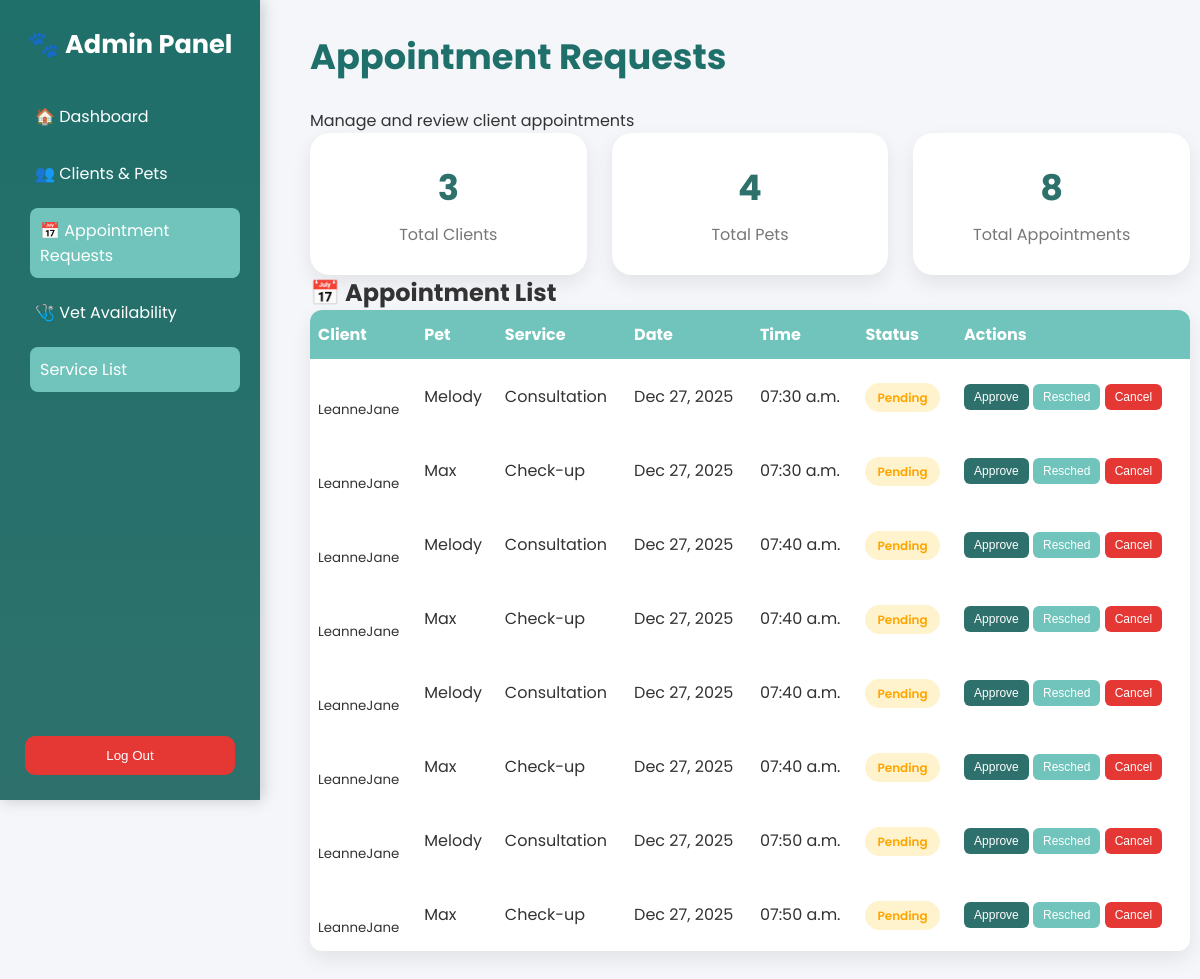
Page /appointment-requests/ on the earlier database version.
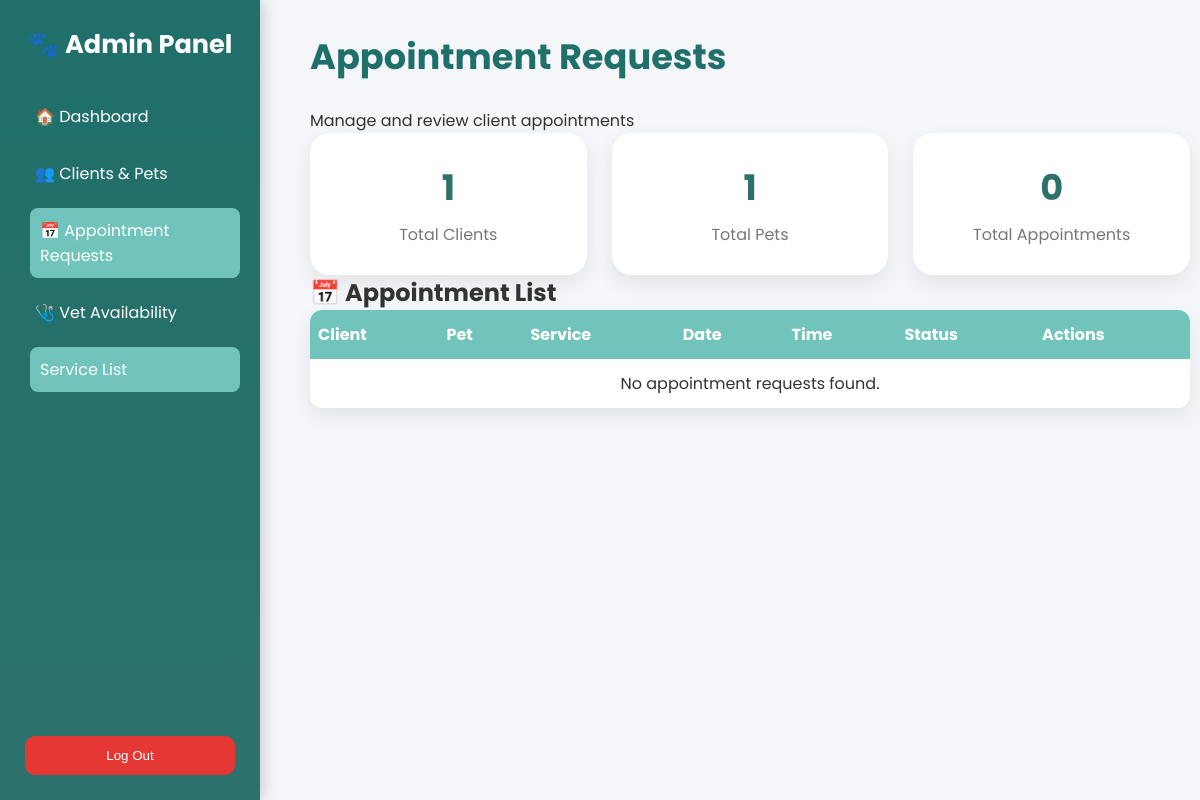
Same page on the later database version.
### main/models.py (models this page shows, shortened)
class Appointment(models.Model):
    APPOINTMENT_TYPES = [
        ('Vaccination', 'Vaccination'),
        ('Grooming', 'Grooming'),
        ('Check-up', 'Check-up'),
        ('Consultation', 'Consultation'),
    ]
    STATUS_CHOICES = [
        ('Pending', 'Pending'),
        ('Approved', 'Approved'),
        ('Rejected', 'Rejected'),
    ]
    PAYMENT_STATUS = [
        ('Unpaid', 'Unpaid'),
        ('Paid', 'Paid'),
    ]
    user = models.ForeignKey(User, on_delete=models.CASCADE)
    pet = models.ForeignKey(
        Pet,
        on_delete=models.SET_NULL,
        null=True,
        blank=True,
        related_name='appointments'
    )
    date = models.DateField()
    time = models.TimeField()
    appointment_type = models.CharField(
        max_length=20,
        choices=APPOINTMENT_TYPES
    )
    notes = models.TextField(blank=True)
    status = models.CharField(
        max_length=20,
        choices=STATUS_CHOICES,
        default='Pending'
    )
    payment_status = models.CharField(
        max_length=10,
        choices=PAYMENT_STATUS,
        default='Unpaid'
    )
    created_at = models.DateTimeField(auto_now_add=True)
    class Meta:
        ordering = ['date', 'time']

class Pet(models.Model):
    owner = models.ForeignKey(User, on_delete=models.CASCADE)
    name = models.CharField(max_length=100)
    species = models.CharField(max_length=50)
    breed = models.CharField(max_length=100, blank=True, null=True)
    gender = models.CharField(max_length=10)
    color = models.CharField(max_length=50, blank=True, null=True)
    birthday = models.DateField(blank=True, null=True)
    age = models.PositiveIntegerField(default=0)
    weight = models.DecimalField(max_digits=5, decimal_places=2, blank=True, null=True)
    image = models.ImageField(upload_to='pets/', blank=True, null=True)
    is_active = models.BooleanField(default=True)  # Soft-delete flag

### main/views.py (the view)
# urls.py: path('appointment-requests/', views.appointment_requests, name='appointment_requests'),
def appointment_requests(request):
    appointments = Appointment.objects.select_related('user', 'pet').all().order_by('-date', 'time')
    total_users = User.objects.filter(is_staff=False).count()
    total_pets = Pet.objects.count()
    total_appointments = appointments.count()
    context = {
        'appointments': appointments,
        'total_users': total_users,
        'total_pets': total_pets,
        'total_appointments': total_appointments
    }
    return render(request, 'admin/appointment_requests.html', context)

### main/templates/admin/appointment_requests.html (shortened to what this page needs)
{% load static %}
<!DOCTYPE html>
<html lang="en">
<head>
    <link rel="stylesheet" href="{% static 'css/admin/admin_dashboard.css' %}">
    <link rel="stylesheet" href="{% static 'css/admin/appointment_list.css' %}">
</head>
<body>
<div class="sidebar">
    <div>
        <h2>🐾 Admin Panel</h2>
        <div class="nav-links">
            <a href="{% url 'admin_dashboard' %}">🏠 Dashboard</a>
            <a href="{% url 'clients_pets' %}">👥 Clients & Pets</a>
            <a href="{% url 'appointment_requests' %}" class="active">📅 Appointment Requests</a>
            <a href="{% url 'vet_availability_admin' %}">🩺 Vet Availability</a>
            <a href="{% url 'service_list' %}" class="active">Service List</a>
        </div>
    </div>
    <form action="{% url 'logout' %}" method="post">
        <button type="submit" class="logout-btn">Log Out</button>
    </form>
</div>
<div class="main-content">
    <div class="dashboard-header">
        <h1>Appointment Requests</h1>
        <p>Manage and review client appointments</p>
    </div>
    <div class="card-container">
        <div class="card">
            <h2>{{ total_users }}</h2>
            <p>Total Clients</p>
        </div>
        <div class="card">
            <h2>{{ total_pets }}</h2>
            <p>Total Pets</p>
        </div>
        <div class="card">
            <h2>{{ total_appointments }}</h2>
            <p>Total Appointments</p>
        </div>
    </div>
    <div class="table-container">
        <h2>📅 Appointment List</h2>
        <table class="data-table">
            <thead>
                <tr>
                    <th>Client</th>
                    <th>Pet</th>
                    <th>Service</th>
                    <th>Date</th>
                    <th>Time</th>
                    <th>Status</th>
                    <th>Actions</th>
                </tr>
            </thead>
            <tbody>
            {% for a in appointments %}
                <tr>
                    <td>
                        <strong>{{ a.user.first_name }} {{ a.user.last_name }}</strong><br>
                        <small>{{ a.user.username }}</small>
                    </td>
                    <td>{{ a.pet.name }}</td>
                    <td>{{ a.appointment_type }}</td>
                    <td>{{ a.date|date:"M d, Y" }}</td>
                    <td>{{ a.time|time:"h:i a" }}</td>
                    <td>
                        <span class="status {{ a.status|lower }}">
                            {{ a.status }}
                        </span>
                    </td>
                    <td class="action-buttons">
                        <button class="btn approve"
                                onclick="confirmAction('approve', {{ a.id }})"
                                {% if a.status != 'Pending' %}disabled{% endif %}>
                            Approve
                        </button>
                        <button class="btn resched"
                                onclick="openReschedule({{ a.id }})"
                                {% if a.status == 'Cancelled' %}disabled{% endif %}>
                            Resched
                        </button>
                        <button class="btn cancel"
                                onclick="confirmAction('cancel', {{ a.id }})"
                                {% if a.status == 'Cancelled' %}disabled{% endif %}>
                            Cancel
                        </button>
                    </td>
                </tr>
            {% empty %}
                <tr>
                    <td colspan="7" style="text-align:center;">
                        No appointment requests found.
                    </td>
                </tr>
            {% endfor %}
            </tbody>
        </table>
    </div>
</div>
</body>
</html>

### main/static/css/admin/admin_dashboard.css (style rules this page uses)
:root { --sidebar-width: 260px; --primary: #2e716c; --secondary: #70c4bb; --dark: #1f6f6a; --light: #f4f6f9; --white: #ffffff; --danger: #e53835; }
* { box-sizing: border-box; margin: 0; padding: 0; }
body { font-family: 'Poppins', sans-serif; background: var(--light); color: #333; overflow-x: hidden; }
.sidebar { width: var(--sidebar-width); height: 100vh; position: fixed; top: 0; left: 0; display: flex; flex-direction: column; justify-content: space-between; padding: 25px 20px; background: linear-gradient(180deg, var(--dark), var(--primary)); color: var(--white); box-shadow: 2px 0 15px rgba(0,0,0,0.2); }
.sidebar h2 { text-align: center; font-size: 1.6rem; font-weight: 700; margin-bottom: 30px; }
.nav-links a { display: flex; align-items: center; padding: 12px 15px; margin-bottom: 12px; border-radius: 10px; color: var(--white); text-decoration: none; transition: 0.3s; }
.nav-links a:hover, .nav-links a.active { background: var(--secondary); transform: translateX(5px); }
.logout-btn { width: 100%; padding: 12px; border: none; border-radius: 10px; background: var(--danger); color: var(--white); cursor: pointer; }
.main-content { margin-left: var(--sidebar-width); padding: 40px; width: calc(100% - var(--sidebar-width)); }
.dashboard-header h1 { font-size: 2.2rem; font-weight: 700; color: var(--dark); margin-bottom: 25px; }
.card-container { display: grid; grid-template-columns: repeat(auto-fit, minmax(220px, 1fr)); gap: 25px; }
.card { background: var(--white); padding: 28px; text-align: center; border-radius: 20px; box-shadow: 0 8px 20px rgba(0,0,0,0.08); transition: 0.3s; }
.card h2 { font-size: 2.2rem; color: var(--primary); margin-bottom: 8px; }
.card p { color: #777; }

### main/static/css/admin/appointment_list.css (style rules this page uses)
body { font-family: 'Poppins', sans-serif; background: var(--light); margin: 0; }
.sidebar { width: 260px; height: 100vh; background: linear-gradient(180deg, var(--dark), var(--primary)); color: var(--white); padding: 25px; position: fixed; }
.sidebar a { display: block; color: var(--white); text-decoration: none; margin: 12px 0; padding: 10px; border-radius: 8px; transition: 0.3s; }
.main-content { margin-left: 280px; padding: 30px; }
table { width: 100%; background: var(--white); border-radius: 12px; border-collapse: collapse; overflow: hidden; box-shadow: 0 8px 20px rgba(0,0,0,0.08); }
th, td { padding: 14px; text-align: left; }
thead { background: var(--secondary); color: var(--white); }

### main/templates/admin/appointment_requests.html (style rules this page uses)
.data-table th, .data-table td { padding: 12px 8px; text-align: left; }

Differences in the rows shown:
removed Appointment: user.username "LeanneJane", pet.name "Melody", appointment_type "Consultation", date "Dec 27, 2025", time "07:30 a.m.", status "Pending"
removed Appointment: user.username "LeanneJane", pet.name "Max", appointment_type "Check-up", date "Dec 27, 2025", time "07:30 a.m.", status "Pending"
removed Appointment: user.username "LeanneJane", pet.name "Melody", appointment_type "Consultation", date "Dec 27, 2025", time "07:40 a.m.", status "Pending"
removed Appointment: user.username "LeanneJane", pet.name "Max", appointment_type "Check-up", date "Dec 27, 2025", time "07:40 a.m.", status "Pending"
removed Appointment: user.username "LeanneJane", pet.name "Melody", appointment_type "Consultation", date "Dec 27, 2025", time "07:40 a.m.", status "Pending"
removed Appointment: user.username "LeanneJane", pet.name "Max", appointment_type "Check-up", date "Dec 27, 2025", time "07:40 a.m.", status "Pending"
removed Appointment: user.username "LeanneJane", pet.name "Melody", appointment_type "Consultation", date "Dec 27, 2025", time "07:50 a.m.", status "Pending"
removed Appointment: user.username "LeanneJane", pet.name "Max", appointment_type "Check-up", date "Dec 27, 2025", time "07:50 a.m.", status "Pending"
Other differences:
{{ total_users }}: "3" → "1"
{{ total_pets }}: "4" → "1"
{{ total_appointments }}: "8" → "0"
text now shown: "No appointment requests found."
